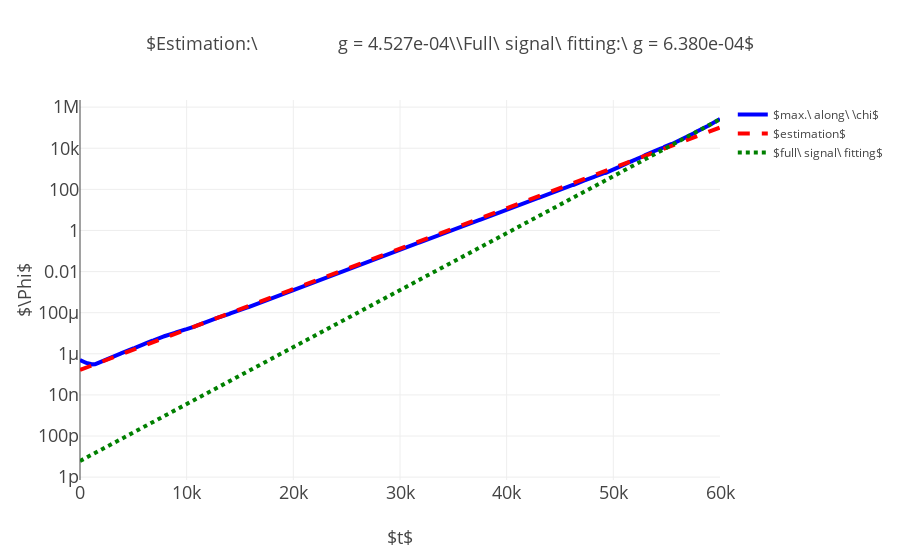

The notebook cell this image was saved under:
### Code cell
reload()
itg.calc_gamma_chimax(dd, 0.4, 0.8, oo={'t_start': 0.0, 't_end': 6e4})

### Figure 1 — Plotly figure (JSON) as saved in the notebook; plotly's stock layout.template omitted (floating-point values rounded to 4 significant figures; data arrays with more than 128 entries replaced by an {"elided": "..."} marker saying what was removed)
{"data": [{"line": {"color": "blue", "width": 4}, "marker": {"color": "blue", "size": 12}, "mode": "lines", "name": "$max.\\ along\\ \\chi$", "type": "scatter", "uid": "47f0195d-7e2d-4573-aeb3-56ee520b15b7", "x": {"elided": "601 int values"}, "y": {"elided": "601 float values"}}, {"line": {"color": "red", "dash": "dash", "width": 4}, "marker": {"color": "red", "size": 12}, "mode": "lines", "name": "$estimation$", "type": "scatter", "uid": "58fc67e7-93b1-4c51-a855-4bc0d11b53c1", "x": {"elided": "601 int values"}, "y": {"elided": "601 float values"}}, {"line": {"color": "green", "dash": "dot", "width": 4}, "marker": {"color": "green", "size": 12}, "mode": "lines", "name": "$full\\ signal\\ fitting$", "type": "scatter", "uid": "42a8a147-85f2-47b4-9a03-5d34d3afd108", "x": {"elided": "601 int values"}, "y": {"elided": "601 float values"}}], "layout": {"title": {"font": {"size": 18}, "text": "$Estimation:\\                g = 4.527e-04\\\\Full\\ signal\\ fitting:\\ g = 6.380e-04$"}, "xaxis": {"tickfont": {"size": 18}, "title": {"font": {"size": 18}, "text": "$t$"}}, "yaxis": {"tickfont": {"size": 18}, "title": {"font": {"size": 18}, "text": "$\\Phi$"}, "type": "log"}}}
